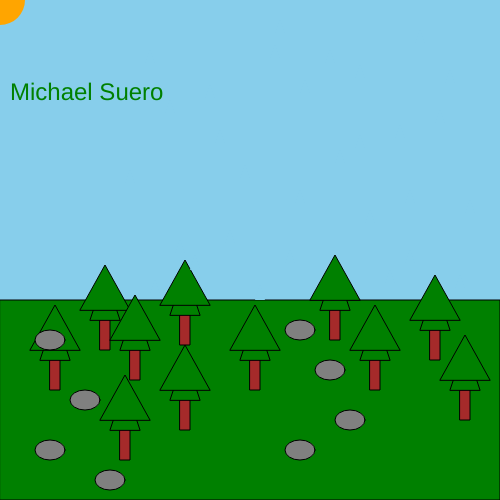
Frame 1 (no input)
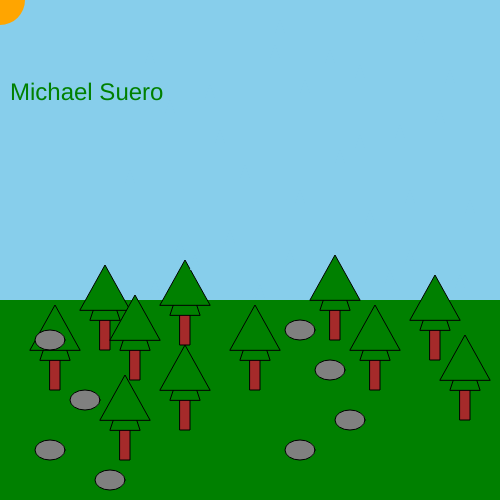
Frame 60 (no input)
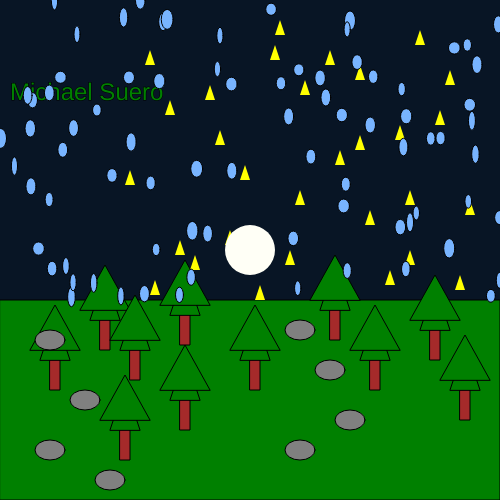
Frame 120 (the mouse pressed at the canvas centre since frame 60)

The p5.js sketch that drew these frames (run headless with seeded random() and noise() and a simulated clock; from frame 60 on, the mouse is pressed at the canvas centre):

// p5.js sketch
// ── sketch.js
//Michael Suero.               Title : Night and Day.               
//This sketch is a landscape of a forest. It is ment to explore the concept of nigth and day.
// Intructions: Click the mouse to change from day to night and vice versa. The circle will change color as well.
//I added random blue circles to simulate rain at night
let skycolor;
let circleColor;
let starcolor;

let drops = [];
let showDrops = false;

function drawtree(x,y){
  stroke(0);
  strokeWeight(1);
  fill('brown');
  rect(x, y, 10, 40);
  fill('green');
  triangle(x - 10, y + 10, x + 5, y - 35, x + 20, y + 10);
  triangle(x - 20, y, x + 5, y - 45, x + 30, y);
}

function drawrock(x,y){
  stroke(0);
  strokeWeight(1);
  fill('gray');
  ellipse(x, y, 30, 20);
}

function drawStar(x,y){
  noStroke();
  fill(starcolor);
  triangle(x, y - 10, x - 5, y + 5, x + 5, y + 5);
}

function setup() {
  createCanvas(500, 500);
  skycolor = 'skyblue';
  circleColor = 'orange';
  starcolor = 'skyblue';
}

function draw() {
  background(skycolor);

  textSize(24);
  fill('green');
  text("Michael Suero", 10,100);

  fill('green');
  rect(0,300,500,200);

  drawtree(50,350);
  drawtree(330,300);
  drawtree(430,320);
  drawtree(100,310);
  drawtree(180,390);
  drawtree(120,420);
  drawtree(180,305);
  drawtree(250,350);
  drawtree(130,340);
  drawtree(370,350);
  drawtree(460,380);

  drawrock(50,450);
  drawrock(110,480);
  drawrock(85,400);
  drawrock(50,340);
  drawrock(300,450);
  drawrock(350,420);
  drawrock(330,370);
  drawrock(300,330);

  drawStar(150, 60);
  drawStar(220, 140);
  drawStar(305, 90);
  drawStar(410, 200);
  drawStar(360, 75);
  drawStar(180, 250);
  drawStar(260, 295);
  drawStar(440, 120);
  drawStar(390, 280);
  drawStar(130, 180);
  drawStar(275, 55);
  drawStar(460, 285);
  drawStar(340, 160);
  drawStar(210, 95);
  drawStar(370, 220);
  drawStar(290, 260);
  drawStar(420, 40);
  drawStar(155, 290);
  drawStar(245, 175);
  drawStar(400, 135);
  drawStar(330, 60);
  drawStar(470, 210);
  drawStar(195, 265);
  drawStar(360, 145);
  drawStar(280, 30);
  drawStar(410, 260);
  drawStar(170, 110);
  drawStar(300, 200);
  drawStar(450, 80);
  drawStar(230, 240);

  fill(circleColor);
  noStroke();
  circle(mouseX, mouseY, 50);

  // draw water drops if active
  if (showDrops) {
    stroke(0);
    strokeWeight(1);
    fill(120,180,255);
    for (let i = 0; i < drops.length; i++) {
      ellipse(drops[i].x, drops[i].y, drops[i].w, drops[i].h);
    }
  }
}

function mousePressed() {
  // toggle drops
  showDrops = !showDrops;

  // if turning ON, create new random drops
  if (showDrops) {
    drops = [];
    for (let i = 0; i < 80; i++) {
      drops.push({
        x: random(width),
        y: random(0, 300), // only sky area
        w: random(6, 12),
        h: random(12, 20)
      });
    }
  }

  // day/night toggle
  if (skycolor === 'skyblue') {
    skycolor = [8, 21, 37];
    circleColor = [255, 255, 246];
    starcolor = 'yellow';
  } else {
    skycolor = 'skyblue';
    circleColor = 'orange';
    starcolor = 'skyblue';
  }
}
